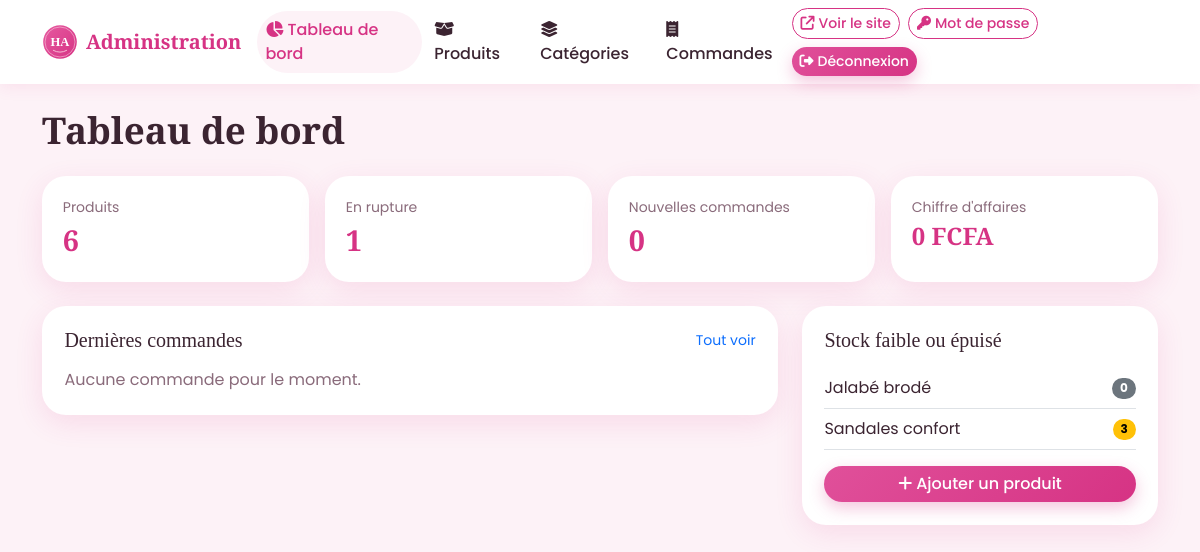
/admin/index.php (signed in), run on an earlier commit of the app's database.
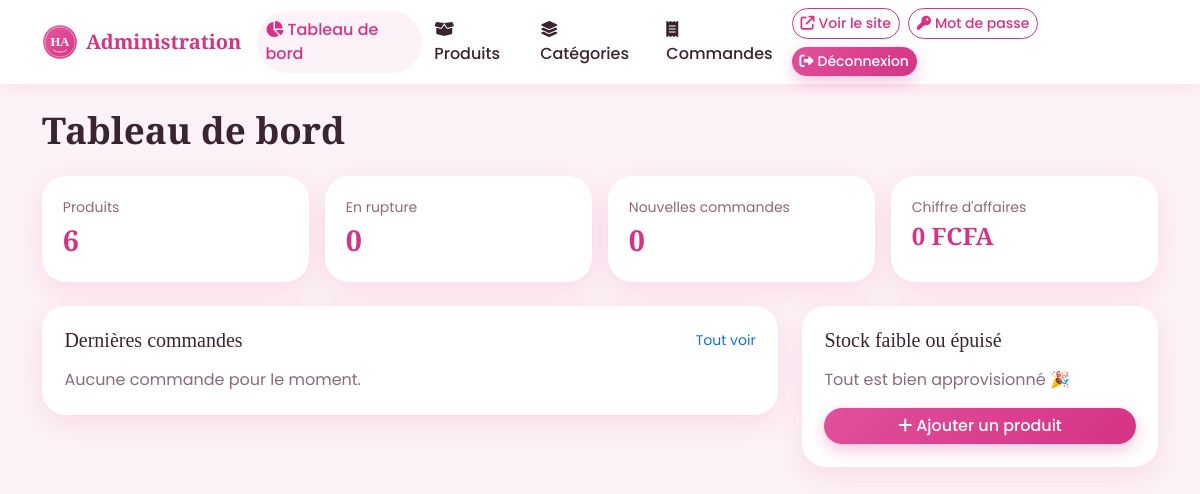
And on a later commit of the database.
### tables this page shows
CREATE TABLE IF NOT EXISTS produits (
  id INT AUTO_INCREMENT PRIMARY KEY,
  categorie_id INT NULL,
  nom VARCHAR(150) NOT NULL,
  description TEXT NULL,
  prix INT NOT NULL DEFAULT 0,
  stock INT NOT NULL DEFAULT 0,
  image VARCHAR(120) NULL,
  nouveau TINYINT(1) NOT NULL DEFAULT 0,
  actif TINYINT(1) NOT NULL DEFAULT 1,
  created_at TIMESTAMP NOT NULL DEFAULT CURRENT_TIMESTAMP,
  date_modification TIMESTAMP NULL DEFAULT NULL ON UPDATE CURRENT_TIMESTAMP,
  INDEX idx_produits_actif (actif),
  CONSTRAINT fk_produit_categorie FOREIGN KEY (categorie_id) REFERENCES categories(id) ON DELETE SET NULL,
  CONSTRAINT chk_produits_stock CHECK (stock >= 0),
  CONSTRAINT chk_produits_prix CHECK (prix >= 0)
);

### includes/functions.php (called while the page is built, shortened)
<?php
function e($v): string
{
    return htmlspecialchars((string)$v, ENT_QUOTES, 'UTF-8');
}
function base_url(string $path = ''): string
{
    return BASE_URL . '/' . ltrim($path, '/');
}
    ?>

### admin/index.php (the view, shortened to what the changed rows need)
<?php
$adminPage = 'dashboard';
require __DIR__ . '/_header.php';
$pdo = db();
$nbRupture   = (int)$pdo->query('SELECT COUNT(*) FROM produits WHERE stock <= 0')->fetchColumn();
$faibles = $pdo->query('SELECT id, nom, stock FROM produits WHERE actif = 1 AND stock <= 3 ORDER BY stock, nom LIMIT 8')->fetchAll();
?>
<h1 class="page-title mb-4">Tableau de bord</h1>
<div class="row g-3 mb-4">
  <div class="col-6 col-lg-3"><div class="stat-card"><div class="text-muted small">En rupture</div><div class="num"><?= $nbRupture ?></div></div></div>
</div>
<div class="row g-4">
  <div class="col-lg-8">
    <div class="panel">
      <div class="d-flex justify-content-between align-items-center mb-3">
        <h2 class="h5 mb-0">Dernières commandes</h2>
      </div>
    </div>
  </div>
  <div class="col-lg-4">
    <div class="panel">
      <h2 class="h5 mb-3">Stock faible ou épuisé</h2>
      <?php if ($faibles): ?>
        <?php foreach ($faibles as $f): ?>
          <a href="produit_form.php?id=<?= (int)$f['id'] ?>" class="d-flex justify-content-between align-items-center text-reset py-2 border-bottom">
            <span><?= e($f['nom']) ?></span>
            <span class="badge rounded-pill <?= (int)$f['stock'] <= 0 ? 'text-bg-secondary' : 'text-bg-warning' ?>"><?= (int)$f['stock'] ?></span>
          </a>
        <?php endforeach; ?>
      <?php else: ?>
        <p class="text-muted mb-0">Tout est bien approvisionné 🎉</p>
      <?php endif; ?>
      <a href="produit_form.php" class="btn btn-rose w-100 mt-3"><i class="fa-solid fa-plus me-1"></i>Ajouter un produit</a>
    </div>
  </div>
</div>
<?php require __DIR__ . '/_footer.php'; ?>

### admin/_header.php (shortened to what the changed rows need)
<?php
$adminPage = $adminPage ?? '';
$liens = [
    'dashboard'  => ['index.php',      'fa-chart-pie',   'Tableau de bord'],
    'produits'   => ['produits.php',   'fa-box-open',    'Produits'],
    'categories' => ['categories.php', 'fa-layer-group', 'Catégories'],
    'commandes'  => ['commandes.php',  'fa-receipt',     'Commandes'],
];
?><!DOCTYPE html>
<html lang="fr">
<head>
  <link href="https://cdn.jsdelivr.net/npm/bootstrap@5.3.3/dist/css/bootstrap.min.css" rel="stylesheet">
  <link href="https://cdnjs.cloudflare.com/ajax/libs/font-awesome/6.5.2/css/all.min.css" rel="stylesheet">
  <link href="<?= e(base_url('assets/css/style.css')) ?>" rel="stylesheet">
</head>
<body>
<nav class="navbar navbar-expand-lg admin-nav sticky-top">
  <div class="container">
    <div class="collapse navbar-collapse" id="amenu">
      <ul class="navbar-nav me-auto gap-lg-1">
        <?php foreach ($liens as $k => [$href, $ico, $txt]): ?>
          <li class="nav-item"><a class="nav-link <?= $adminPage === $k ? 'active' : '' ?>" href="<?= $href ?>"><i class="fa-solid <?= $ico ?> me-1"></i><?= $txt ?></a></li>
        <?php endforeach; ?>
      </ul>
    </div>
  </div>
</nav>
<main class="container py-4">

What changed in the data, as far as the page shows it:
no longer on this page (row edited): produits: nom "Jalabé brodé", stock "0"
no longer on this page (row edited): produits: nom "Sandales confort", stock "3"
Also different on the page:
$nbRupture: "1" → "0"
text now shown: "Tout est bien approvisionné 🎉"
